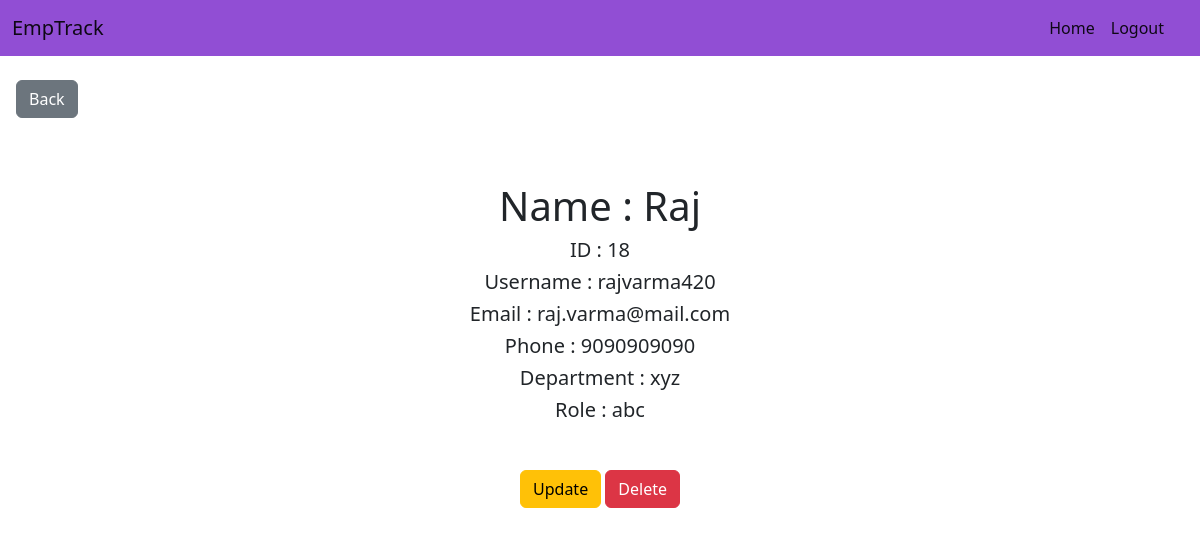
Screenshot of /detail/18 (signed in) with the database file from the repository.
### empDetail/models.py (models this page shows, shortened)
class Employee(models.Model):
    name = models.CharField(max_length=264, error_messages = {"required": "Enter Your name"})
    username = models.CharField(max_length=264, unique=True)
    email = models.EmailField(max_length=264, unique=True, blank=True)
    phone = models.IntegerField( blank=True)
    department = models.CharField(max_length=264)
    role = models.CharField(max_length=264)

### empDetail/views.py (the view)
# urls.py: path('detail/<int:pk>', views.detail, name='detail'),
@login_required
def detail(request,pk):
    emp = Employee.objects.get(pk = pk)
    return render(request, 'empDetail/detail.html', {'emp' : emp})

### empDetail/templates/empDetail/detail.html (shortened to what this page needs)
{% extends 'empDetail/base.html' %}
{% load static %}
{% block mainblock1 %}
 <a href="{% url 'empLists' %}" class="btn btn-secondary mx-3 my-3">Back</a>
{% endblock mainblock1 %}
{% block mainblock2 %}
<div class="jumbotron text-center my-4">
  <h1 class="display-6">Name : {{emp.name}}</h1>
  <h5>ID : {{emp.id}}</h5>
  <h5>Username : {{emp.username}}</h5>
  <h5>Email : {{emp.email}}</h5>
  <h5>Phone : {{emp.phone}}</h5>
  <h5>Department : {{emp.department}}</h5>
  <h5>Role : {{emp.role}}</h5>
  <div class="container my-5">
    <form action="{% url 'update' emp.id %}" method="GET" class="my-3 d-inline">
      <input type="submit" value="Update" class="btn btn-warning">
  </form>
  <form action="{% url 'delete' emp.id %}" method="POST" class="my-3 d-inline">
      <input type="submit" value="Delete" class="btn btn-danger">
  </form>
  </div>
   </div>
{% endblock mainblock2 %}

### rows the page displays
Employee: name "Raj", id "18", username "rajvarma420", email "raj.varma@mail.com", phone "9090909090", department "xyz", role "abc"
